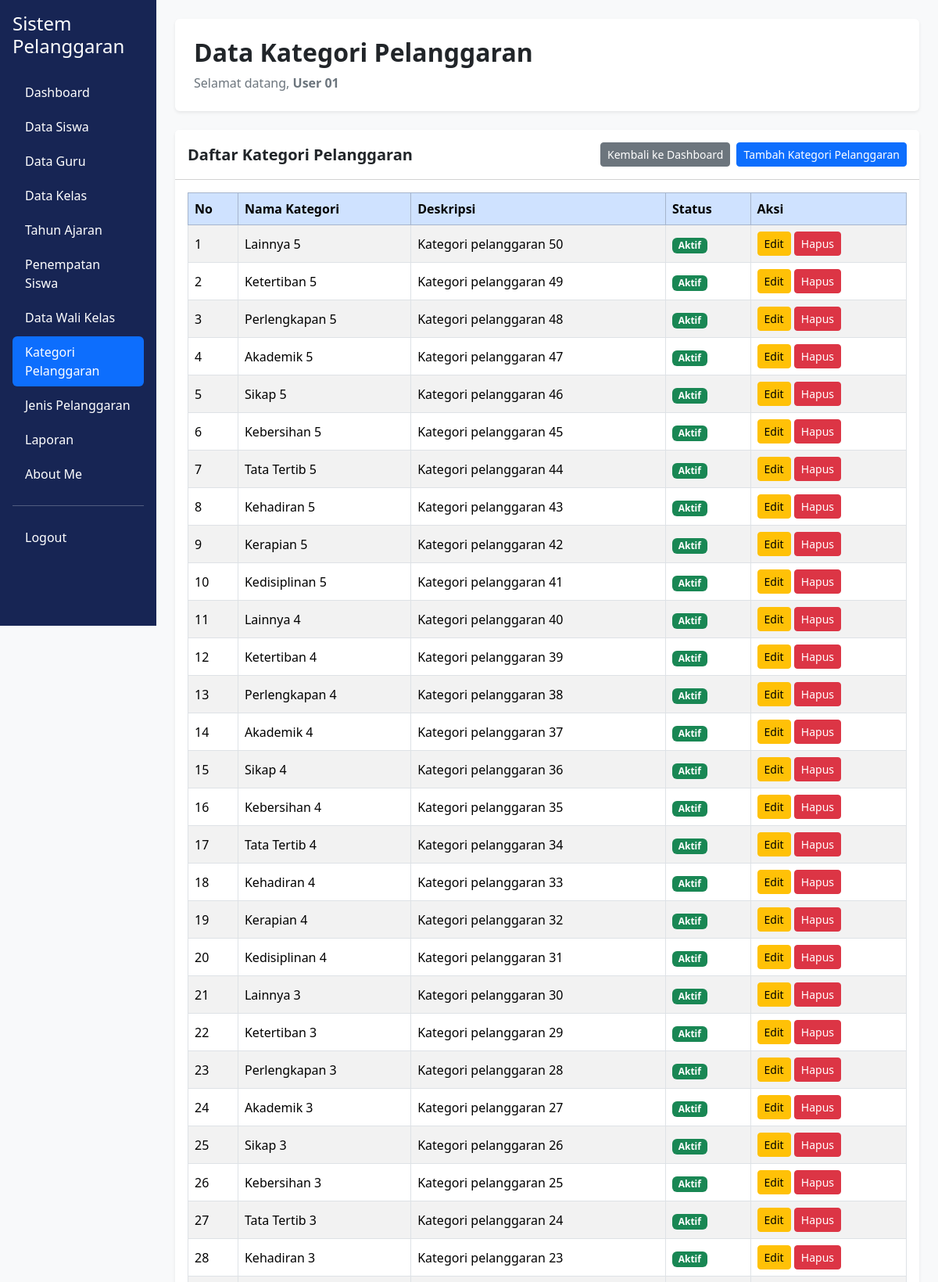
Screenshot of /data_kategori_pelanggaran.php (signed in, upper part) with the database file from the repository.
### tables this page shows
CREATE TABLE `t_pelanggaran_kategori` (
  `id` int(11) NOT NULL,
  `nama` varchar(100) NOT NULL,
  `deskripsi` text NOT NULL,
  `status_aktif` tinyint(1) NOT NULL,
  `created_at` timestamp NOT NULL DEFAULT current_timestamp(),
  `updated_at` timestamp NOT NULL DEFAULT current_timestamp()
);

### data_kategori_pelanggaran.php (the view, shortened to what this page needs)
<?php
include 'config/koneksi.php';
$nama_login = $_SESSION['name'] ?? 'Admin';
$data = mysqli_query(
    $koneksi,
    "SELECT * FROM t_pelanggaran_kategori ORDER BY id DESC"
);
?>
<!DOCTYPE html>
<html lang="id">
<head>
    <link href="https://cdn.jsdelivr.net/npm/bootstrap@5.3.8/dist/css/bootstrap.min.css"
          rel="stylesheet">
    <link rel="stylesheet"
          href="https://cdn.datatables.net/3.1.4/css/dataTables.dataTables.min.css">
</head>
<body class="bg-light">
<div class="container-fluid">
    <div class="row">
        <div class="col-md-3 col-lg-2 position-fixed top-0 start-0 vh-100 p-3 overflow-auto"
             style="background-color: #172554;">
            <h4 class="text-white mb-4">Sistem Pelanggaran</h4>
            <ul class="nav nav-pills flex-column gap-1">
                <li class="nav-item">
                    <a href="dashboard.php" class="nav-link text-white">
                        Dashboard
                    </a>
                </li>
                <li class="nav-item">
                    <a href="data_siswa.php" class="nav-link text-white">
                        Data Siswa
                    </a>
                </li>
                <li class="nav-item">
                    <a href="data_guru.php" class="nav-link text-white">
                        Data Guru
                    </a>
                </li>
                <li class="nav-item">
                    <a href="data_kelas.php" class="nav-link text-white">
                        Data Kelas
                    </a>
                </li>
                <li class="nav-item">
                    <a href="data_tahun_ajaran.php" class="nav-link text-white">
                        Tahun Ajaran
                    </a>
                </li>
                <li class="nav-item">
                    <a href="data_penempatan_siswa.php" class="nav-link text-white">
                        Penempatan Siswa
                    </a>
                </li>
                <li class="nav-item">
                    <a href="data_wali_kelas.php" class="nav-link text-white">
                        Data Wali Kelas
                    </a>
                </li>
                <li class="nav-item">
                    <a href="data_kategori_pelanggaran.php" class="nav-link active">
                        Kategori Pelanggaran
                    </a>
                </li>
                <li class="nav-item">
                    <a href="data_jenis_pelanggaran.php" class="nav-link text-white">
                        Jenis Pelanggaran
                    </a>
                </li>
                <li class="nav-item">
                    <a href="laporan.php" class="nav-link text-white">
                        Laporan
                    </a>
                </li>
                <li class="nav-item">
                    <a href="about_me.php" class="nav-link text-white">
                        About Me
                    </a>
                </li>
                <hr class="border-white">
                <li class="nav-item">
                    <a href="logout.php" class="nav-link text-white">
                        Logout
                    </a>
                </li>
            </ul>
        </div>
        <main class="col-md-9 col-lg-10 offset-md-3 offset-lg-2 p-4">
            <div class="bg-white rounded shadow-sm p-4 mb-4">
                <h2 class="fw-bold">Data Kategori Pelanggaran</h2>
                <p class="text-secondary mb-0">
                    Selamat datang,
                    <b><?= htmlspecialchars($nama_login); ?></b>
                </p>
            </div>
            <div class="card shadow-sm border-0">
                <div class="card-header bg-white py-3 d-flex justify-content-between align-items-center flex-wrap gap-2">
                    <h5 class="mb-0 fw-bold">
                        Daftar Kategori Pelanggaran
                    </h5>
                    <div class="d-flex gap-2">
                            <a href="dashboard.php" class="btn btn-secondary btn-sm">
                                Kembali ke Dashboard
                            </a>
                            <a href="tambah_kategori_pelanggaran.php" class="btn btn-primary btn-sm">
                                Tambah Kategori Pelanggaran
                            </a>
                        </div>
                </div>
                <div class="card-body">
                    <div class="table-responsive">
                        <table id="tabelKategori"
                               class="table table-bordered table-striped table-hover align-middle">
                            <thead class="table-primary">
                                <tr>
                                    <th>No</th>
                                    <th>Nama Kategori</th>
                                    <th>Deskripsi</th>
                                    <th>Status</th>
                                    <th>Aksi</th>
                                </tr>
                            </thead>
                            <tbody>
                                <?php
                                $no = 1;
                                if (mysqli_num_rows($data) > 0) {
                                    while ($d = mysqli_fetch_assoc($data)) {
                                ?>
                                <tr>
                                    <td><?= $no++; ?></td>
                                    <td>
                                        <?= htmlspecialchars($d['nama'] ?? ''); ?>
                                    </td>
                                    <td>
                                        <?= htmlspecialchars($d['deskripsi'] ?? ''); ?>
                                    </td>
                                    <td>
                                        <?php if (($d['status_aktif'] ?? 0) == 1) { ?>
                                            <span class="badge bg-success">
                                                Aktif
                                            </span>
                                        <?php } else { ?>
                                            <span class="badge bg-secondary">
                                                Tidak Aktif
                                            </span>
                                        <?php } ?>
                                    </td>
                                    <td>
                                        <a href="edit_kategori_pelanggaran.php?id=<?= urlencode($d['id']); ?>"
                                           class="btn btn-warning btn-sm">
                                            Edit
                                        </a>
                                        <a href="hapus_kategori_pelanggaran.php?id=<?= urlencode($d['id']); ?>"
                                           class="btn btn-danger btn-sm"
                                           onclick="return confirm('Yakin ingin menghapus kategori ini?')">
                                            Hapus
                                        </a>
                                    </td>
                                </tr>
                                <?php
                                    }
                                }
                                ?>
                            </tbody>
                        </table>
                    </div>
                </div>
            </div>
        </main>
    </div>
</div>
</body>
</html>

### rows the page displays
t_pelanggaran_kategori: nama "Lainnya 5", deskripsi "Kategori pelanggaran 50", status_aktif "Aktif"
t_pelanggaran_kategori: nama "Ketertiban 5", deskripsi "Kategori pelanggaran 49", status_aktif "Aktif"
t_pelanggaran_kategori: nama "Perlengkapan 5", deskripsi "Kategori pelanggaran 48", status_aktif "Aktif"
t_pelanggaran_kategori: nama "Akademik 5", deskripsi "Kategori pelanggaran 47", status_aktif "Aktif"
t_pelanggaran_kategori: nama "Sikap 5", deskripsi "Kategori pelanggaran 46", status_aktif "Aktif"
t_pelanggaran_kategori: nama "Kebersihan 5", deskripsi "Kategori pelanggaran 45", status_aktif "Aktif"
t_pelanggaran_kategori: nama "Tata Tertib 5", deskripsi "Kategori pelanggaran 44", status_aktif "Aktif"
t_pelanggaran_kategori: nama "Kehadiran 5", deskripsi "Kategori pelanggaran 43", status_aktif "Aktif"
t_pelanggaran_kategori: nama "Kerapian 5", deskripsi "Kategori pelanggaran 42", status_aktif "Aktif"
t_pelanggaran_kategori: nama "Kedisiplinan 5", deskripsi "Kategori pelanggaran 41", status_aktif "Aktif"
t_pelanggaran_kategori: nama "Lainnya 4", deskripsi "Kategori pelanggaran 40", status_aktif "Aktif"
t_pelanggaran_kategori: nama "Ketertiban 4", deskripsi "Kategori pelanggaran 39", status_aktif "Aktif"
t_pelanggaran_kategori: nama "Perlengkapan 4", deskripsi "Kategori pelanggaran 38", status_aktif "Aktif"
t_pelanggaran_kategori: nama "Akademik 4", deskripsi "Kategori pelanggaran 37", status_aktif "Aktif"
t_pelanggaran_kategori: nama "Sikap 4", deskripsi "Kategori pelanggaran 36", status_aktif "Aktif"
t_pelanggaran_kategori: nama "Kebersihan 4", deskripsi "Kategori pelanggaran 35", status_aktif "Aktif"
t_pelanggaran_kategori: nama "Tata Tertib 4", deskripsi "Kategori pelanggaran 34", status_aktif "Aktif"
t_pelanggaran_kategori: nama "Kehadiran 4", deskripsi "Kategori pelanggaran 33", status_aktif "Aktif"
t_pelanggaran_kategori: nama "Kerapian 4", deskripsi "Kategori pelanggaran 32", status_aktif "Aktif"
t_pelanggaran_kategori: nama "Kedisiplinan 4", deskripsi "Kategori pelanggaran 31", status_aktif "Aktif"
t_pelanggaran_kategori: nama "Lainnya 3", deskripsi "Kategori pelanggaran 30", status_aktif "Aktif"
t_pelanggaran_kategori: nama "Ketertiban 3", deskripsi "Kategori pelanggaran 29", status_aktif "Aktif"
t_pelanggaran_kategori: nama "Perlengkapan 3", deskripsi "Kategori pelanggaran 28", status_aktif "Aktif"
t_pelanggaran_kategori: nama "Akademik 3", deskripsi "Kategori pelanggaran 27", status_aktif "Aktif"
t_pelanggaran_kategori: nama "Sikap 3", deskripsi "Kategori pelanggaran 26", status_aktif "Aktif"
t_pelanggaran_kategori: nama "Kebersihan 3", deskripsi "Kategori pelanggaran 25", status_aktif "Aktif"
t_pelanggaran_kategori: nama "Tata Tertib 3", deskripsi "Kategori pelanggaran 24", status_aktif "Aktif"
t_pelanggaran_kategori: nama "Kehadiran 3", deskripsi "Kategori pelanggaran 23", status_aktif "Aktif"

### other values shown
$nama_login "User 01"
